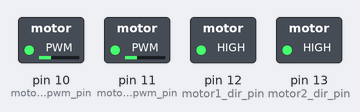
The sketch below on a simulated Arduino Uno, built for the host (arithmetic inside an expression is 32-bit, double 64-bit). Parts: switched loads named in the sketch (green lamp = pin HIGH).

Above: at 0.05 s.
At 3.95 s:
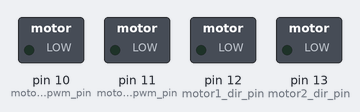
Timing chart, 0 to 5.2 s (numbered marks = the images above):
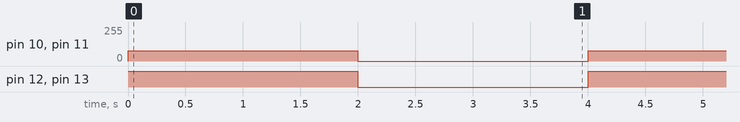

The sketch:

LAB5_Motors_control.ino
```cpp
#include <Arduino.h>

// Define motor pins
const int motor1_pwm_pin = 10;
const int motor1_dir_pin = 12;
const int motor2_pwm_pin = 11;
const int motor2_dir_pin = 13;

void setup() {
  // Initialize motor pins
  pinMode(motor1_pwm_pin, OUTPUT);
  pinMode(motor1_dir_pin, OUTPUT);
  pinMode(motor2_pwm_pin, OUTPUT);
  pinMode(motor2_dir_pin, OUTPUT);

  // Set PWM frequency for motors
  int pwm_frequency = 1000;
  analogWriteFreq(pwm_frequency);
}

void motors_speed(int left_wheel_speed, int right_wheel_speed) {
  if (left_wheel_speed > 0) {
    digitalWrite(motor1_dir_pin, HIGH);
  } else {
    digitalWrite(motor1_dir_pin, LOW);
  }

  if (right_wheel_speed > 0) {
    digitalWrite(motor2_dir_pin, HIGH);
  } else {
    digitalWrite(motor2_dir_pin, LOW);
  }

  left_wheel_speed = abs(left_wheel_speed);
  left_wheel_speed = constrain(left_wheel_speed, 0, 100);
  int left_pwm_value = map(left_wheel_speed, 0, 100, 0, 255);
  analogWrite(motor1_pwm_pin, left_pwm_value);

  right_wheel_speed = abs(right_wheel_speed);
  right_wheel_speed = constrain(right_wheel_speed, 0, 100);
  int right_pwm_value = map(right_wheel_speed, 0, 100, 0, 255);
  analogWrite(motor2_pwm_pin, right_pwm_value);
}

void loop() {
  // Example usage
  motors_speed(30, 30);
  delay(2000); // Delay for 1 second
  motors_speed(0, 0);
  delay(2000); // Delay for 1 second
}
```

Measured:
- by itself, pin 10 (motor1_pwm_pin), pin 11 (motor2_pwm_pin): alternates 76/255 for 2.0 s and 0/255 for 2.0 s
- by itself, pin 12 (motor1_dir_pin), pin 13 (motor2_dir_pin): alternates HIGH for 2.0 s and LOW for 2.0 s
